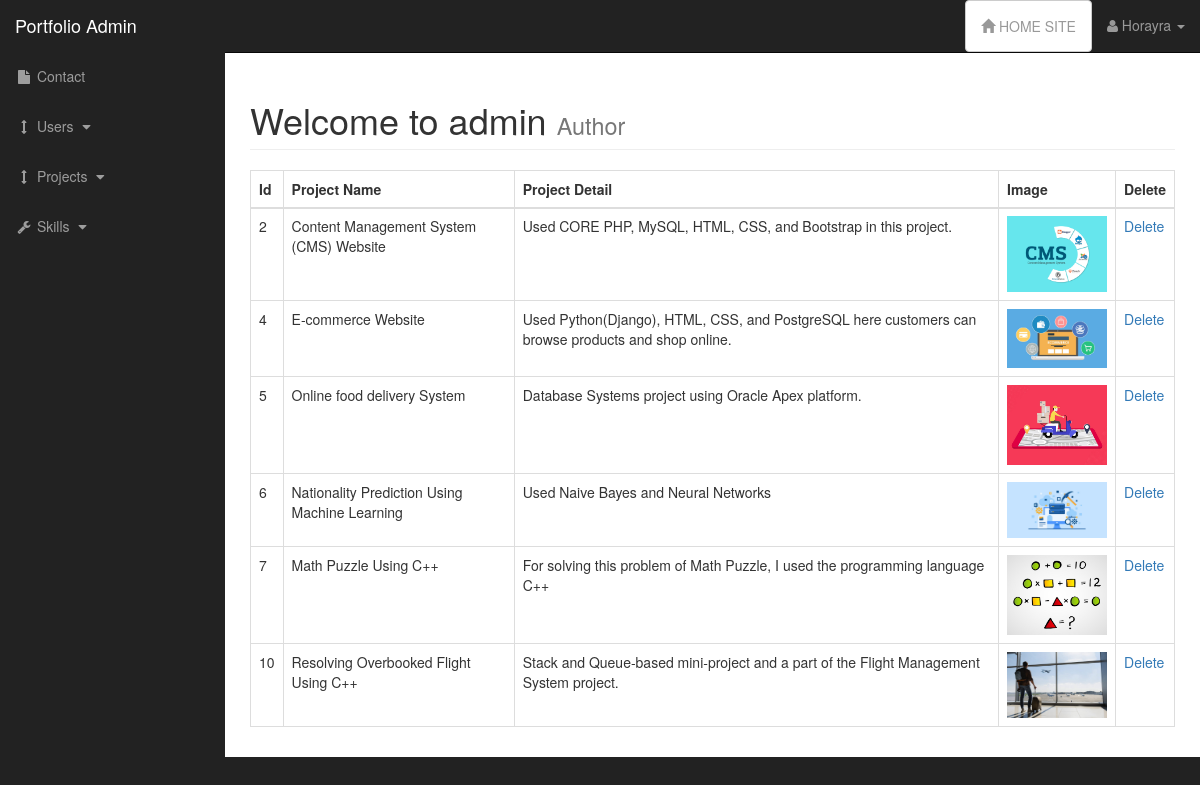
Screenshot of /admin/view_project.php with the database file from the repository.
### tables this page shows
CREATE TABLE `project` (
  `project_id` int(11) NOT NULL,
  `project_name` varchar(255) NOT NULL,
  `project_detail` varchar(255) NOT NULL,
  `project_image` blob NOT NULL
);

### admin/view_project.php (the view, shortened to what this page needs)
<?php include "../includes/db.php"; ?>
<?php include "includes/admin_header.php";?>
<div id="wrapper">
<?php include "includes/admin_navigation.php";?>
<div id="page-wrapper">
    <div class="container-fluid">
        <div class="row">
            <div class="col-lg-12">
                <h1 class="page-header">
                    Welcome to admin
                    <small>Author</small>
                </h1>
<table class="table table-bordered table-hover">
    <thead>
        <tr>
            <th>Id</th>
            <th>Project Name</th>
            <th>Project Detail</th>
            <th>Image</th>
            <th>Delete</th>
        </tr>
    </thead>
 <tbody>
        <tr>
         <?php
        $query = "SELECT * FROM project ";
        $select_project = mysqli_query($connection, $query);
        while($row = mysqli_fetch_assoc($select_project))
        {
            $project_id = $row['project_id'];
            $project_name = $row['project_name'];
            $project_detail = $row['project_detail'];
            $project_image = $row['project_image'];
            echo "<tr>";
            echo"<td>$project_id</td>";
            echo"<td>$project_name</td>";
            echo"<td>$project_detail</td>";
            echo"<td><img width='100' src='../images/$project_image' alt=''image></td>";
            echo "<td><a href='view_project.php?delete=$project_id'>Delete</a></td>";
            echo "</tr>";
        } ?>
    </tbody>
</table>
            </div>
        </div>
    </div>
</div>
<?php include "includes/admin_footer.php";?>

### admin/includes/admin_header.php (shortened to what this page needs)
<!DOCTYPE html>
<html lang="en">
<head>
    <link href="css/bootstrap.min.css" rel="stylesheet">
    <link href="css/sb-admin.css" rel="stylesheet">
    <link href="font-awesome/css/font-awesome.min.css" rel="stylesheet" type="text/css">
</head>
<body>

### admin/includes/admin_navigation.php (shortened to what this page needs)
<nav class="navbar navbar-inverse navbar-fixed-top" role="navigation">
    <div class="navbar-header">
        <a class="navbar-brand" href="index.php">Portfolio Admin</a>
    </div>
    <ul class="nav navbar-right top-nav">
        <li><a href="../index.php" class="btn btn-default btn-dm">
            <span class="glyphicon glyphicon-home"></span> HOME SITE</a></li>
        <li class="dropdown">
            <a href="#" class="dropdown-toggle" data-toggle="dropdown"><i class="fa fa-user"></i> Horayra <b class="caret"></b></a>
        </li>
    </ul>
    <div class="collapse navbar-collapse navbar-ex1-collapse">
        <ul class="nav navbar-nav side-nav">
            <li class="">
                <a href="view_contact.php"><i class="fa fa-fw fa-file"></i> Contact </a>
            </li>
            <li>
                <a href="javascript:;" data-toggle="collapse" data-target="#demo"><i class="fa fa-fw fa-arrows-v"></i> Users <i class="fa fa-fw fa-caret-down"></i></a>
            </li>
            <li>
                <a href="javascript:;" data-toggle="collapse" data-target="#posts_dropdown"><i class="fa fa-fw fa-arrows-v"></i> Projects <i class="fa fa-fw fa-caret-down"></i></a>
            </li>
            <li>
                <a href="javascript:;" data-toggle="collapse" data-target="#posts_dropdown2"><i class="fa fa-fw fa-wrench"></i> Skills <i class="fa fa-fw fa-caret-down"></i></a>
            </li>
        </ul>
    </div>
</nav>

### admin/includes/admin_footer.php (shortened to what this page needs)
    </div>
</body>
</html>

### admin/css/sb-admin.css (style rules this page uses)
body { margin-top: 100px; background-color: #222; }
@media (min-width:768px) { body { margin-top: 50px; } }
#wrapper { padding-left: 0; }
#page-wrapper { width: 100%; padding: 0; background-color: #fff; }
@media (min-width:768px) { #wrapper { padding-left: 225px; } }
@media (min-width:768px) { #page-wrapper { padding: 10px; } }
.top-nav { padding: 0 15px; }
.top-nav>li { display: inline-block; float: left; }
.top-nav>li>a { padding-top: 15px; padding-bottom: 15px; line-height: 20px; color: #999; }
@media (min-width:768px) { .side-nav { position: fixed; top: 51px; left: 225px; width: 225px; margin-left: -225px; border: none; border-radius: 0; overflow-y: auto; background-color: #222; } }
@media (min-width:768px) { .side-nav>li>a { width: 225px; } }

### rows the page displays
project: project_id "2", project_name "Content Management System (CMS) Website", project_detail "Used CORE PHP, MySQL, HTML, CSS, and Bootstrap in this project.", project_image (picture)
project: project_id "4", project_name "E-commerce Website", project_detail "Used Python(Django), HTML, CSS, and PostgreSQL here customers can browse products and shop online.", project_image (picture)
project: project_id "5", project_name "Online food delivery System", project_detail "Database Systems project using Oracle Apex platform.", project_image (picture)
project: project_id "6", project_name "Nationality Prediction Using Machine Learning", project_detail "Used Naive Bayes and Neural Networks", project_image (picture)
project: project_id "7", project_name "Math Puzzle Using C++", project_detail "For solving this problem of Math Puzzle, I used the programming language C++", project_image (picture)
project: project_id "10", project_name "Resolving Overbooked Flight Using C++", project_detail "Stack and Queue-based mini-project and a part of the Flight Management System project.", project_image (picture)
